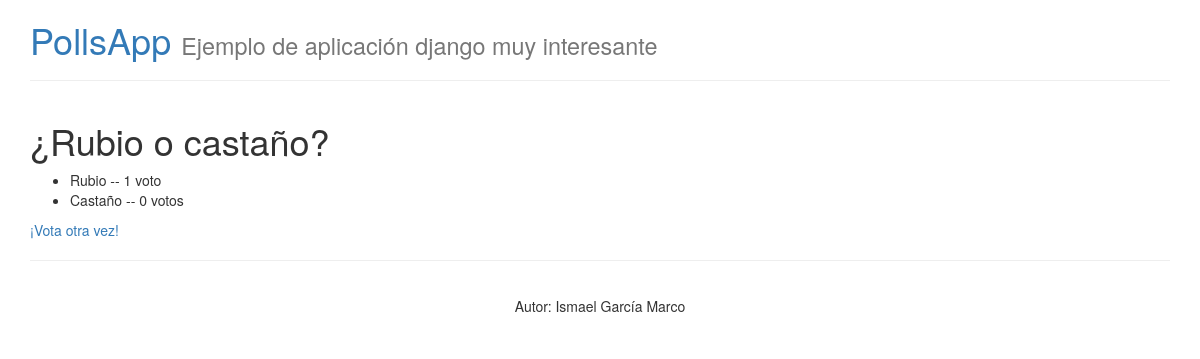
The app's page /polls/2/results/ with its own data.
### polls/models.py (models this page shows, shortened)
class Question(models.Model):
	question_text = models.CharField(max_length=200)
	pub_date = models.DateTimeField('date published')

class Choice(models.Model):
	question = models.ForeignKey(Question)
	choice_text = models.CharField(max_length=200)
	votes = models.IntegerField(default=0)

### polls/views.py (the view)
# urls.py: url(r'^(?P<question_id>\d+)/results/$', views.results, name='results'),
def results(request, question_id):
	question = get_object_or_404(Question, pk=question_id)
	context = {
		'question' : question
	}
	return render(request, 'results.html' , context)

### polls/context_processor.py (called while the page is built)
def SiteInfo(request):
	return {
		'site_title' : settings.SITE_TITLE,
		'site_subtitle' : settings.SITE_SUBTITLE,
		'site_credits' : settings.SITE_CREDITS,
	}

def LastActivity(request):
	result = {}
	if 'votes' in request.session:
		pks_list = request.session['votes']
		questions = list(Question.objects.filter(pk__in=pks_list))
		questions.sort(key=lambda t: pks_list.index(t.pk))
		result['last_questions'] = questions
	return result

### polls/templates/results.html
{% extends "layouts/main.html" %}
{% block content %}
<h1>{{question.question_text}}</h1>
<ul>
	{% for choice in question.choice_set.all %}
		<li>{{choice.choice_text}} -- {{choice.votes}} voto{{choice.votes|pluralize}}</li>
	{% endfor %}
</ul>
<a href="{% url 'detail' question.id %}">¡Vota otra vez!</a>
{% endblock %}

### records on screen
Question: question_text "¿Rubio o castaño?"
Choice: choice_text "Rubio", votes "1"
Choice: choice_text "Castaño", votes "0"

### other values on screen
{{ site_title }} "PollsApp"
{{ site_subtitle }} "Ejemplo de aplicación django muy interesante"
{{ site_credits }} "Autor: Ismael García Marco"
